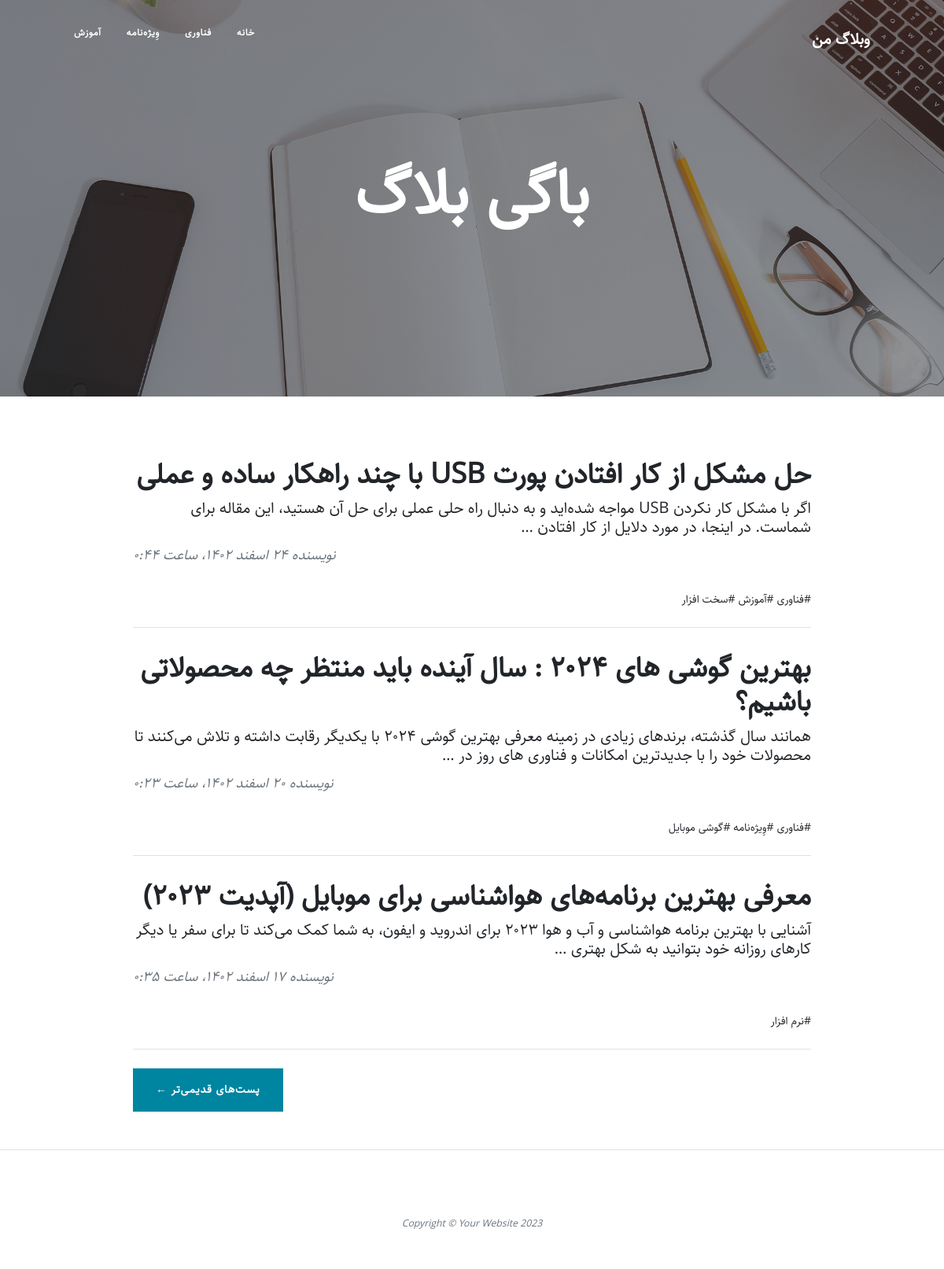
The app's page /blog/home/, older data.
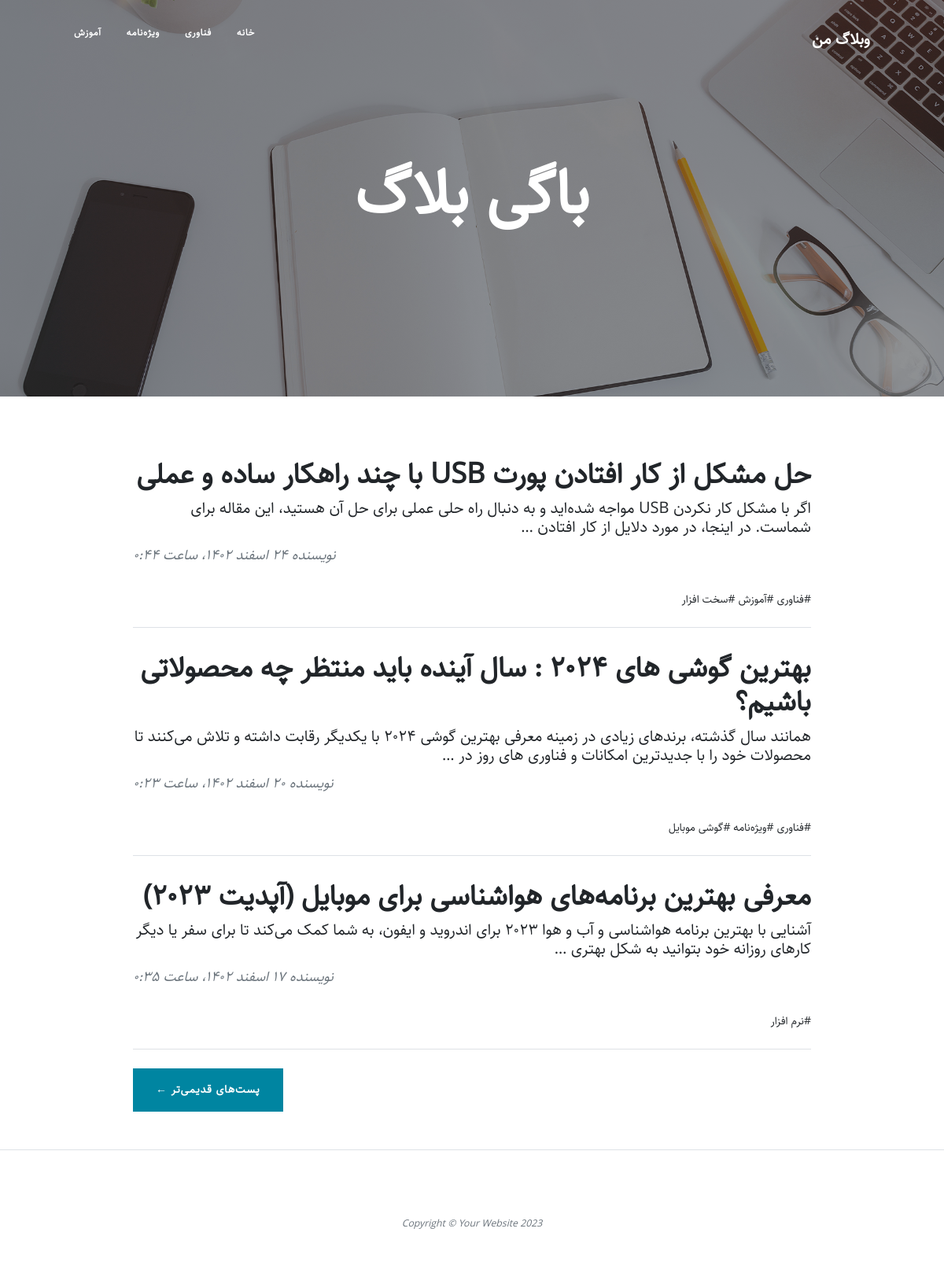
The same page, newer data.
### blog/models.py (models this page shows, shortened)
class Category(models.Model):
    parent = models.ForeignKey('self', default=None, null=True, blank=True, on_delete=models.SET_NULL, related_name='children', verbose_name="زیردسته")
    title = models.CharField(max_length=200, verbose_name='عنوان دسته‌بدی')
    slug = models.SlugField(max_length=100, unique = True, verbose_name="آدرس دسته‌بندی")
    status = models.BooleanField(default=True, verbose_name='آیا نمایش داده شود؟')
    position = models.IntegerField(verbose_name='پوزیش')
    class Meta:
        verbose_name = 'دسته‌بندی'
        verbose_name_plural = 'دسته‌بندی‌ها'
        ordering = ['parent__id', 'position']
    objects = CategoryManager()

### blog/views.py (the view)
# urls.py: path('', ArticleList.as_view(), name='home')
class ArticleList(ListView):
    queryset = articles.objects.published()
    paginate_by = 3

### blog/models.py (called while the page is built)
    def active(self):
        return self.filter(status=True)

    def jpublish(self):
        return jalali_converter(self.publish)

### blog/templatetags/base_tags.py (called while the page is built)
@register.simple_tag
def title():
    return "وبلاگ من"

@register.inclusion_tag("blog/partials/category_navbar.html")
def category_navbar():
    return {
        "category" : Category.objects.filter(status=True)
    }

### extentions/jalali.py (called while the page is built)
    def persian_tuple(self):
        return self.persian_year, self.persian_month, self.persian_day

### extentions/utils.py (called while the page is built)
def persian_numbers_converter(my_str):
    numbers = {
        "0" : "۰",
        "1" : "۱",
        "2" : "۲",
        "3" : "۳",
        "4" : "۴",
        "5" : "۵",
        "6" : "۶",
        "7" : "۷",
        "8" : "۸",
        "9" : "۹",
    }
    for e, p in numbers.items():
        my_str = my_str.replace(e, p)
    return my_str

### blog/templates/blog/articles_list.html (shortened to what this page needs)
{% extends 'blog/list.html' %}
{% block blog_title %}
    باگی بلاگ
{% endblock %}
{% block next_page_url %}
    {% url 'Blog:Home' page_obj.next_page_number %}
{% endblock %}

### blog/templates/blog/list.html (shortened to what this page needs)
{% extends 'blog/base.html' %}
{% load static %}
{% block main %}
<header class="masthead" style="background-image: url('{% static '/blog/assets/img/home-bg.jpg' %}')">
    <div class="container position-relative px-4 px-lg-5">
        <div class="row gx-4 gx-lg-5 justify-content-center">
            <div class="col-md-10 col-lg-8 col-xl-7">
                <div class="site-heading">
                    <h1>{% block blog_title %}{% endblock %}</h1>
                </div>
            </div>
        </div>
    </div>
</header>
<div class="container px-4 px-lg-5">
    <div class="row gx-4 gx-lg-5 justify-content-center">
        <div class="col-md-10 col-lg-8 col-xl-10">
            {% for article in object_list %}
                <div class="post-preview">
                    <a href="{% url 'Blog:Detail' article.slug %}">
                        <h6 class="post-title">{{article.title}}</h6>
                        <h5 class="post-subtitle">{{article.description|truncatewords:30}}</h5>
                    </a>
                    <p class="post-meta">
                        نویسنده
                        {{article.jpublish}}
                    </p>
                    <div>
                        {% for cat in article.category.active %}
                            <a href="{% url 'Blog:category' cat.slug %}">#{{cat.title}}</a>
                        {% endfor %}
                    </div>
                </div>
                <hr class="my-4" />
            {% endfor %}
            <div class="d-flex justify-content-end mb-4">
                {% if is_paginated %}
                    <div class="d-flex justify-content-end mb-4 pajer-botten">
                        {% if page_obj.has_next %}
                            <a class="btn btn-primary text-uppercase" href="{% block next_page_url %}{% endblock %}">پست‌های قدیمی‌تر ←</a>
                        {% endif %}
                    </div>
                {% endif %}
            </div>
        </div>
    </div>
</div>
{% endblock %}

### blog/templates/blog/partials/category_navbar.html (shortened to what this page needs)
<div class="collapse navbar-collapse nav" id="navbarResponsive">
    <ul class="navbar-nav ms-auto py-4 py-lg-0">
        <li class="nav-item"><a class="nav-link px-lg-3 py-3 py-lg-4" href="{% url 'Blog:Home' %}">خانه</a></li>
        {% for cat in category %}
            {% if cat.parent == None %}
                <li class="nav-item">
                    <a class="nav-link px-lg-3 py-3 py-lg-4" href="{% url 'Blog:category' cat.slug %}">{{cat.title}}</a>
                </li>
            {% endif %}
        {% endfor %}
    </ul>
</div>

Row changes from the older to the newer data that the page shows:
changed Category: title "وِیژه‌نامه" → "ویژه‌نامه"
